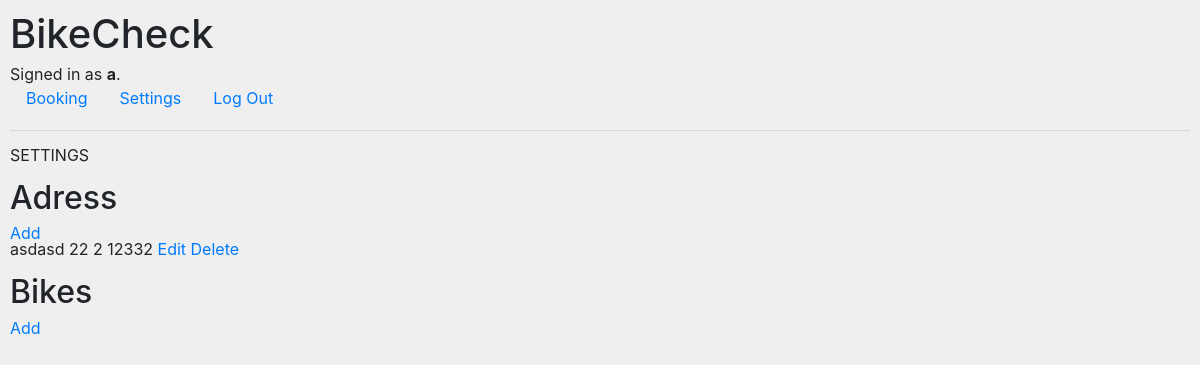
/account/ (signed in), run on an earlier commit of the app's database.
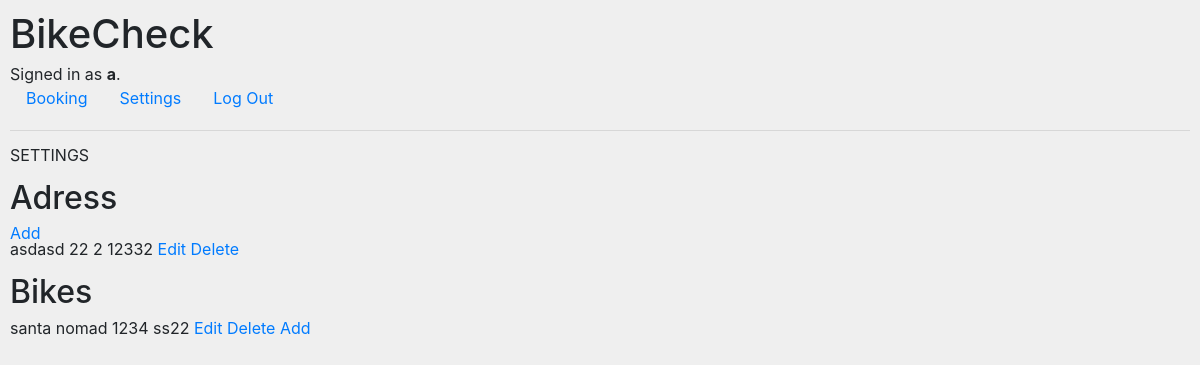
And on a later commit of the database.
### booking/models.py (models this page shows, shortened)
class Address(models.Model):
    city = models.CharField(max_length=80)
    street = models.CharField(max_length=100)
    street_number = models.CharField(max_length=10)
    postcode = models.CharField(max_length=5)
    store = models.ForeignKey(Store, on_delete=models.CASCADE, related_name="adress_store", null=True)
    user = models.ForeignKey(User, on_delete=models.CASCADE, related_name="adress_user" ,null=True)

class Bike(models.Model):
    brand = models.CharField(max_length=30)
    model = models.CharField(max_length=30)
    year = models.CharField(max_length=4)
    sn = models.CharField(max_length=30)
    owner = models.OneToOneField(User, on_delete=models.CASCADE, related_name="bike_user", primary_key=True)

### booking/views.py (the view)
@login_required
def account(request):
    context = {}
    user = User.objects.get(id = request.user.id)
    adresses = Address.objects.filter(user = user)
    context['addresses'] = adresses
    bikes = Bike.objects.filter(owner = user)
    context['bikes'] = bikes
    return render(request, 'booking/account.html', context)

### booking/templates/booking/account.html
{% extends "booking/layout.html" %}
{% block body %}
<p>SETTINGS</p>
    {% if addressform %}
    <h2>Adress</h2>
    {% include 'booking/add_address.html' %}
    {% elif bikeform %}
    <h2>Bike</h2>
    {% include 'booking/add_address.html' %}
    {% else %}
    <div>
    <h2>Adress</h2>
    <a href="add_address">Add</a>
    </div>
    {% for address in addresses %}
    <div class="address"><p>
        {{ address.city }}
        {{ address.street }}
        {{ address.street_number }}
        {{ address.postcode }}
        <a href="edit_address/{{ address.id }}">Edit</a>
        <a href="addressdelete/{{ address.id }}">Delete</a>
    </p></div>
    {% endfor %}
    <h2>Bikes</h2>
    {% for bike in bikes %}
      {{ bike.brand }}
      {{ bike.model }}
      {{ bike.year }}
      {{ bike.sn }}
        <a href="edit_bike/{{ bike.id }}">Edit</a>
        <a href="bikedelete/{{ bike.id }}">Delete</a>
    {% endfor %}
    <a href="add_bike">Add</a>
    {% endif %}
{% endblock %}

What changed in the data, as far as the page shows it:
added Bike: brand "santa", model "nomad", year "1234", sn "ss22"
